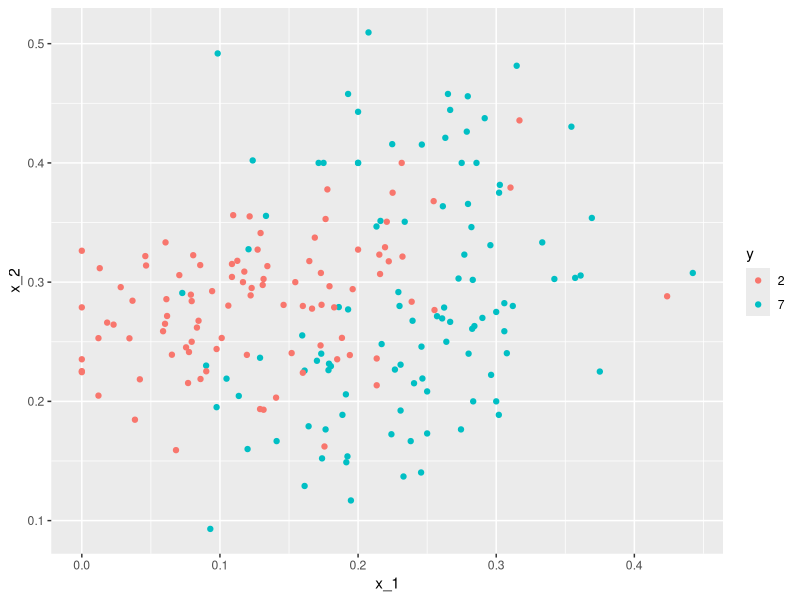

Here is the R script that generated this plot:
library(tidyverse)
library(dslabs)
library(caret)
library(e1071)
data(heights)

# From these digits data, we will try to estimate conditional probability function
library(tidyverse)
library(dslabs)
data("mnist_27")
mnist_27$test%>% ggplot(aes(x_1, x_2, color = y)) +  geom_point()
